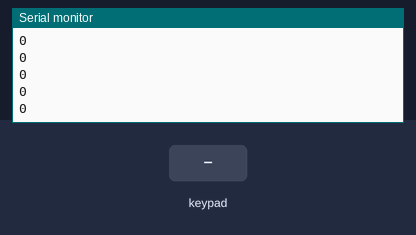
A sketch run on a simulated Arduino Uno, built with avr-gcc and run on an emulated ATmega328P. On the bench: the last lines printed to the serial monitor. Wiring (inferred from the names in the program): 4×4 keypad with keys 1 2 3 A 4 5 6 B 7 8 9 C * 0 # D (labels assumed): rows pin 6, pin 7, pin 8, pin 9; columns pin 5, pin 4, pin 3, pin 2. Inputs (shaded band) come from the test bench.

Above: at 1.2 s.
1.3 s: key '1' pressed
At 1.61 s:
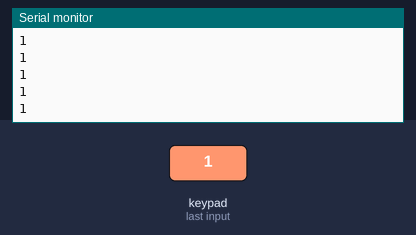
2.8 s: keypad keys 1 2 pressed 0.4 s apart
At 3.49 s:
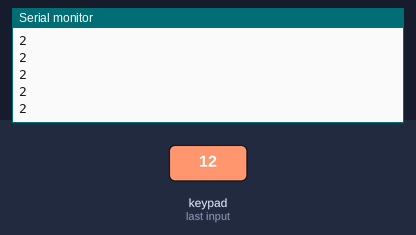
5.1 s: key '3' pressed
At 5.35 s:
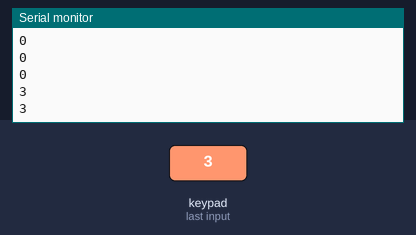
6.6 s: keypad keys 1 2 # pressed 0.4 s apart
At 6.85 s:
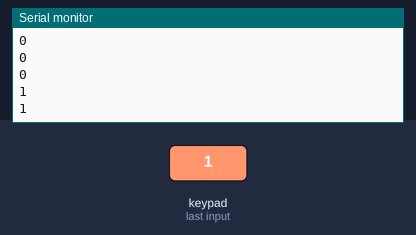
Timing chart, 0 to 9.6 s (numbered marks = the images above; inputs shaded):
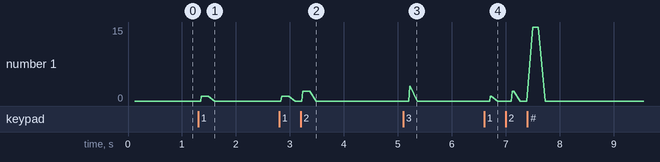

The sketch:

KEYPAD44_2.ino
```cpp
const int col1 = 5;
const int col2 = 4;
const int col3 = 3;
const int col4 = 2;

const int row1 = 6;
const int row2 = 7;
const int row3 = 8;
const int row4 = 9;

void setup() {
    Serial.begin(9600);
    pinMode(row1, OUTPUT);
    pinMode(row2, OUTPUT);
    pinMode(row3, OUTPUT);
    pinMode(row4, OUTPUT);

    pinMode(col1, INPUT_PULLUP);
    pinMode(col2, INPUT_PULLUP);
    pinMode(col3, INPUT_PULLUP);
    pinMode(col4, INPUT_PULLUP);
}

void loop() {
    Serial.println(keypad44());
}

int keypad44(void) {
    digitalWrite(row1,LOW);
    digitalWrite(row2,HIGH);
    digitalWrite(row3,HIGH);
    digitalWrite(row4,HIGH);
    delay(16);
    if(digitalRead(col1)==LOW)        return 1;
    else if(digitalRead(col2)==LOW)   return 2;
    else if(digitalRead(col3)==LOW)   return 3;
    else if(digitalRead(col4)==LOW)   return 4;
    delay(16);
    digitalWrite(row1,HIGH);
    digitalWrite(row2,LOW);
    digitalWrite(row3,HIGH);
    digitalWrite(row4,HIGH);
    delay(10);
    if(digitalRead(col1)==LOW)        return 5;
    else if(digitalRead(col2)==LOW)   return 6;
    else if(digitalRead(col3)==LOW)   return 7;
    else if(digitalRead(col4)==LOW)   return 8;
    delay(16);
    digitalWrite(row1,HIGH);
    digitalWrite(row2,HIGH);
    digitalWrite(row3,LOW);
    digitalWrite(row4,HIGH);
    delay(16);
    if(digitalRead(col1)==LOW)        return 9;
    else if(digitalRead(col2)==LOW)   return 10;
    else if(digitalRead(col3)==LOW)   return 11;
    else if(digitalRead(col4)==LOW)   return 12;
    delay(16);
    digitalWrite(row1,HIGH);
    digitalWrite(row2,HIGH);
    digitalWrite(row3,HIGH);
    digitalWrite(row4,LOW);
    delay(16);
    if(digitalRead(col1)==LOW)        return 13;
    else if(digitalRead(col2)==LOW)   return 14;
    else if(digitalRead(col3)==LOW)   return 15;
    else if(digitalRead(col4)==LOW)   return 16;
    delay(16);
    return 0;
  }
```

Measured:
- after the input at 1.3 s, the serial monitor: prints a new line after 0.06 s (image 1)
- after the input at 2.8 s, the serial monitor: prints a new line after 0.44 s (image 2)
- after the input at 5.1 s, the serial monitor: prints a new line after 0.12 s (image 3)
- after the input at 6.6 s, the serial monitor: prints a new line after 0.12 s (image 4)
